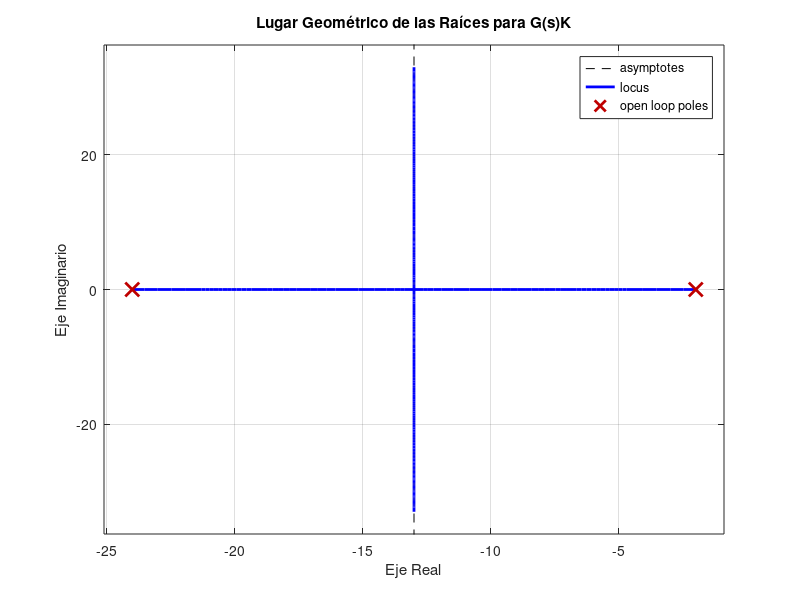

Write MATLAB code to recreate this figure.
clear; clc; close all;
pkg load control   % Activamos funciones de control

s = tf('s');       % Variable en Laplace
K = 121;           % Valor que hace al sistema críticamente amortiguado

G = 1/((s+2)*(s+24));  % Planta del ejercicio
T = feedback(K*G, 1); % Lazo cerrado con retroalimentación unitaria

pole(T)            % Mostramos los polos del sistema

step(T)            % Graficamos la respuesta al escalón
grid on            % Activamos la grilla para ver mejor
title('Respuesta al escalón con K = 121')

% 3. Graficar el Lugar de las Raices
rlocus(G);
title('Lugar Geométrico de las Raíces para G(s)K');
xlabel('Eje Real');
ylabel('Eje Imaginario');
grid on;
